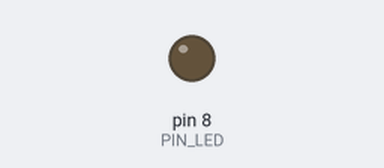
Simulated run of this sketch. Board: Arduino Uno, built with avr-gcc and run on an emulated ATmega328P. On the bench: output pins drawn as LEDs (lit = HIGH).

Above: at 1.3 s.
At 9.3 s:
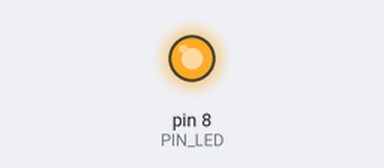
Timing chart, 0 to 9.6 s (numbered marks = the images above):
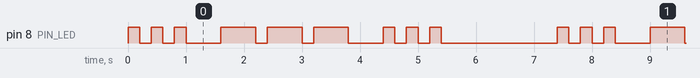

The sketch:

prueba_1.ino
```cpp
const int PIN_LED = 8;
const int UNIDAD  = 200;

void setup() {
  // put your setup code here, to run once:
  pinMode(PIN_LED, OUTPUT);
}

void loop() {
  letraS();
  letraO();
  letraS();
  delay(UNIDAD * 7);       // pausa entre palabras
}

// Enciende el LED durante 'duracion' y luego hace la pausa interna
void senal(int duracion) {
  digitalWrite(PIN_LED, HIGH);
  delay(duracion);
  digitalWrite(PIN_LED, LOW);
  delay(UNIDAD);           // pausa entre símbolos
}

void punto() { senal(UNIDAD); }
void raya()  { senal(UNIDAD * 3); }

void letraS() {
  for (int i = 0; i < 3; i++) punto();
  delay(UNIDAD * 2);       // +1 de la última señal = 3 unidades entre letras
}

void letraO() {
  for (int i = 0; i < 3; i++) raya();
  delay(UNIDAD * 2);
}
```

Measured:
- by itself, pin 8 (PIN_LED): repeats every 7.4 s: 2 × (LOW 0.20 s, HIGH 0.20 s), LOW 0.60 s, 2 × (HIGH 0.60 s, LOW 0.20 s), HIGH 0.60 s, LOW 0.60 s, 2 × (HIGH 0.20 s, LOW 0.20 s), HIGH 0.20 s, LOW 2.0 s, HIGH 0.20 s
- by itself, everything shown: repeats every 7.4 s, in 18 steps
